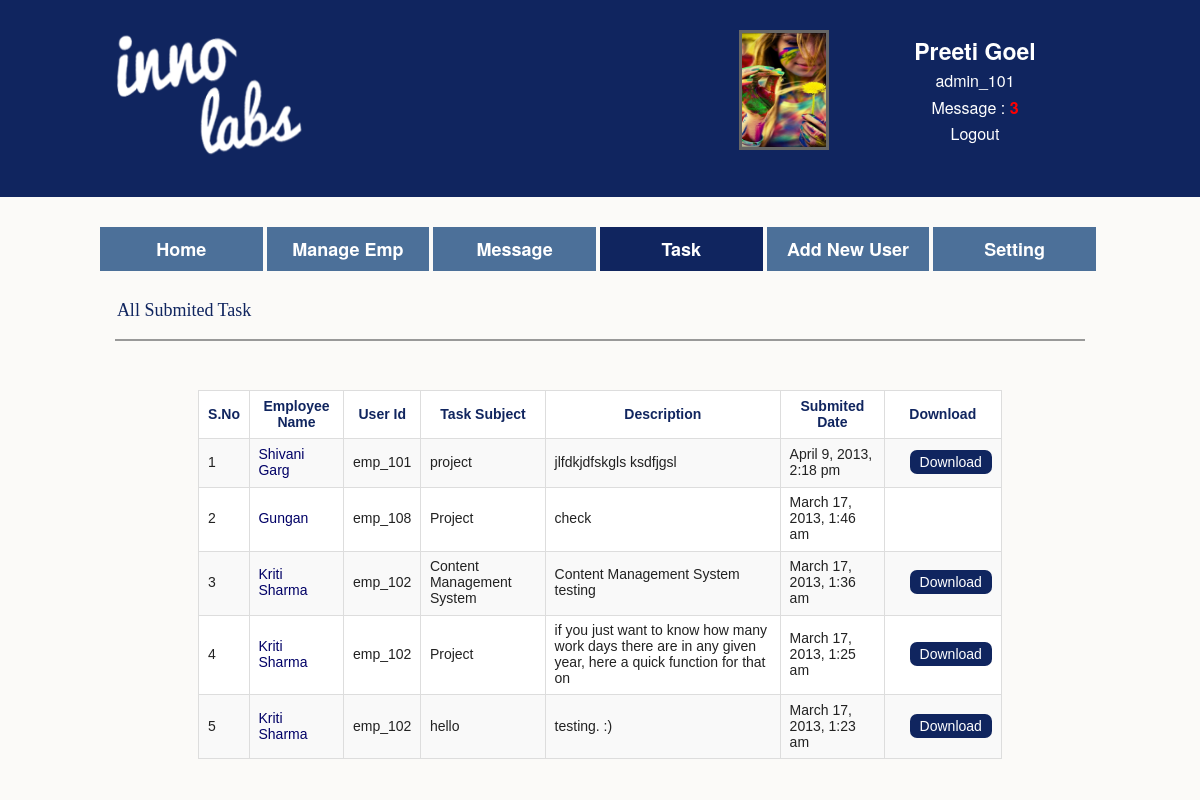
/submited_task.php (signed in), run on the app's committed database.
### tables this page shows
CREATE TABLE IF NOT EXISTS `submited_task` (
  `id` int(11) NOT NULL AUTO_INCREMENT,
  `Task_id` varchar(255) NOT NULL,
  `User_id` varchar(255) NOT NULL,
  `Submit_date` varchar(255) NOT NULL,
  `Subject` varchar(255) NOT NULL,
  `Description` varchar(255) NOT NULL,
  `Attachment` varchar(255) NOT NULL,
  `Status` varchar(255) NOT NULL,
  PRIMARY KEY (`id`)
);

CREATE TABLE IF NOT EXISTS `employee` (
  `id` int(11) NOT NULL AUTO_INCREMENT,
  `Name` varchar(255) NOT NULL,
  `User_id` varchar(255) NOT NULL,
  `Password` varchar(255) NOT NULL,
  `Email_id` varchar(255) NOT NULL,
  `Mobile` varchar(255) NOT NULL,
  `Gender` varchar(255) NOT NULL,
  `Dob` varchar(255) NOT NULL,
  `Department` varchar(255) NOT NULL,
  `Exp_year` varchar(255) NOT NULL,
  `Company` varchar(255) NOT NULL,
  `Designation` varchar(255) NOT NULL,
  `Father_name` varchar(255) NOT NULL,
  `Mother_name` varchar(255) NOT NULL,
  `Father_mobile` varchar(255) NOT NULL,
  `Address` varchar(255) NOT NULL,
  `Image` varchar(255) NOT NULL,
  `Status` varchar(255) NOT NULL,
  PRIMARY KEY (`id`)
);

### submited_task.php (the view, shortened to what this page needs)
<?php
include('header.php');
?>
   <?php
	if(substr($_SESSION['login_id'],0,4) == 'admi')
	{
		$query_task = mysql_query("SELECT * FROM submited_task WHERE Status = 'True' order by id desc");
		$row_task = mysql_fetch_assoc($query_task);
	?>
    <div class="row nav">
    	<a href="home.php">
        <div class="large-2 column">
         Home
        </div>
        </a>
        <a href="manage_emp.php">
        <div class="large-2 column">
       	 Manage Emp
        </div>
        </a>
        <a href="message.php">
        <div class="large-2 column">
         Message
        </div>
        </a>
        <a href="task.php">
        <div class="large-2 column" style="background:#10255F;">
         Task
        </div>
        </a>
        <a href="signup.php">
        <div class="large-2 column">
         Add New User
        </div>
        </a>
        <a href="setting.php">
        <div class="large-2 column" >
        Setting
        </div>
        </a>
    </div>
    <div class="row">
    	<div class="large-12 column main_heading">
        All Submited Task
        </div>
    </div>
     <div class="row">
    	<div class="large-12 column">
        <hr style="border:0.1em #999999 solid;">
        </div>
    </div>
   <div class="manage_emp">
   <div class="row table">
   <div class="large-10 columns large-centered" style="text-align:center">
   <center>
   <?php
   if(mysql_num_rows($query_task) != "0")
   {
   echo '<table border="2">
   <tr>
   		<td class="head_table">S.No</td>
   		<td class="head_table">Employee Name</td>
   		<td class="head_table">User Id</td>
        <td class="head_table">Task Subject</td>
        <td class="head_table">Description</td>
        <td class="head_table">Submited Date</td>
        <td class="head_table">Download</td>
   </tr>';
   	$a = 1;
	do{
		echo '<tr>';
		echo '<td>'.$a.'</td>';
		$sender_id = $row_task['User_id'];
		$query_name = mysql_query("SELECT * FROM employee WHERE User_id = '$sender_id'");
		$row_name = mysql_fetch_assoc($query_name);
		echo '<td><a href="view_employee.php?user_id='.$row_task['User_id'].'" class="user_table">'.$row_name['Name'].'</a></td>';
		echo '<td>'.$row_task['User_id'].'</td>';
		echo '<td>'.$row_task['Subject'].'</td>';
		echo '<td>'.$row_task['Description'].'</td>';
		echo '<td>'.$row_task['Submit_date'].'</td>';
		if($row_task['Attachment'] != NULL)
		echo '<td><a href="submit_task/'.$row_task['Attachment'].'" class="v_e_d">Download</a></td>';
		else
		echo '<td></td>';
		echo '</tr>';
		$a++;
	}while($row_task = mysql_fetch_assoc($query_task));
	echo '</table>';
   }
   else
   {
	   echo "There is no any submited Task..!";
	}
	?>
   </center>
   </div>
   </div>
   </div>
    <?php
	}
	?>
</body>
</html>

### header.php (shortened to what this page needs)
<?php
if(substr($_SESSION['login_id'],0,4) == 'admi')
{
	if(!isset($_SESSION['login_id']))
	{
		header('location:index.php');
	}
	else{
		$user_id = $_SESSION['login_id'];
		$table = "msg_".$user_id;
		$query = mysql_query("SELECT * FROM admin Where Status = 'True' AND User_id = '$user_id'");
		$row_header = mysql_fetch_assoc($query);
		$query = mysql_query("SELECT * FROM $table WHERE Status = 'True' AND Display = '1'");
		$total_message =  mysql_num_rows($query);
	}
?>
<!DOCTYPE html>
 <html class="no-js" lang="en">
<head>
  <link rel="stylesheet" href="css/normalize.css" />
  <link rel="stylesheet" href="css/main.css" />
  <link rel="stylesheet" href="css/foundation.css" />
</head>
<body id="body">
<div id="full_width">
    <div class="row header" id="full_widths">
        <div class="large-6 columns">
        	<div class="row">
            <div class="large-10 column">
       			 <a href="#"><img src="img/logo.png" style="height:130px;  margin-left:-100px;"></a>
        	</div>
        	</div>
        </div>
        <div class="large-2 large-offset-1 column" >
            <div class="row">
				<div class="large-8 large-offset-4">
            		<img src="admin/<?php echo $row_header['Image']?>" style="height:120px;width:90px;border:3px #666 solid;"  >
            	</div>
            </div>
        </div>
        <div class="large-3 column end">
            <div class="row ">
                <div class="large-12 columns user_name">
                <h4><a href="#" class="user_n"><?php echo $row_header['Name']?></a></h4>
                </div>
            </div>
            <div class="row ">
                <div class="large-12 user_name columns" style="margin-top:-10px;">
                <p class="user_n"><?php echo $row_header['User_id']?></p>
                </div>
            </div>
            <div class="row ">
                <div class="large-12 user_name column" style="margin-top:-19px;">
                <p><a href="view_message.php" class="user_n">Message : <?php
                if($total_message == '0')
				{
					echo "<span style='font-weight:bold;'>".$total_message."</span>";
				}
				else
				{
					echo "<span style='color:red;font-weight:bold;'>".$total_message."</span>";
				}
				?>
                </a></p>
                </div>
            </div>
            <div class="row ">
                <div class="large-12 user_name column" style="margin-top:-19px;">
                <p><a href="logout.php" class="user_n">Logout</a></p>
                </div>
            </div>
         </div>
    </div>
 </div>
<?php
}
else{
	unset($_SESSION['login_id']);
	header('location: index.php');
}
?>

### css/main.css (style rules this page uses)
#body { background:#fbfaf8; }
.main_heading { margin-top:30px; font-size:18px; color:#10255F; font-family:"Comic Sans MS", cursive; }
#full_width { width:100%; background:#10255F; }
.header { padding-top:30px; padding-bottom:30px; }
.user_name { text-align:center; }
.user_n { color:#fff !important; }
.user_table { color:#006 !important; }
.nav { padding-top:30px; }
.nav div { text-align:center; padding-top:1.3%; padding-bottom:1.3%; font-size:18px; background:#4c7099; border-right:#fbfaf8 solid 4px; color:#fff; font-weight:bold; }
.manage_emp { font-family:"Lucida Sans Unicode", "Lucida Grande", sans-serif; }
.manage_emp .table { padding-top:30px; }
.v_e_d { margin-left:16px; background-color:#10255F; color:#FFF; text-align:center; padding:4px 10px 4px 10px; border-radius:7px; cursor:pointer; }
.head_table { font-size:14px; font-weight:bold; color:#10255F; text-align:center; }
tr { padding:50px; }

### data on the page
submited_task: employee.Name "Shivani Garg", User "emp_101", Subject "project", Description "jlfdkjdfskgls ksdfjgsl", Submit_date "April 9, 2013, 2:18 pm"
submited_task: employee.Name "Gungan", User "emp_108", Subject "Project", Description "check", Submit_date "March 17, 2013, 1:46 am"
submited_task: employee.Name "Kriti Sharma", User "emp_102", Subject "Content Management System", Description "Content Management System testing", Submit_date "March 17, 2013, 1:36 am"
submited_task: employee.Name "Kriti Sharma", User "emp_102", Subject "Project", Description "if you just want to know how many work days there are in any given year, here a quick function for that on", Submit_date "March 17, 2013, 1:25 am"
submited_task: employee.Name "Kriti Sharma", User "emp_102", Subject "hello", Description "testing. :)", Submit_date "March 17, 2013, 1:23 am"

### other printed values
$row_header['Name'] "Preeti Goel"
$row_header['User_id'] "admin_101"
$total_message "3"
